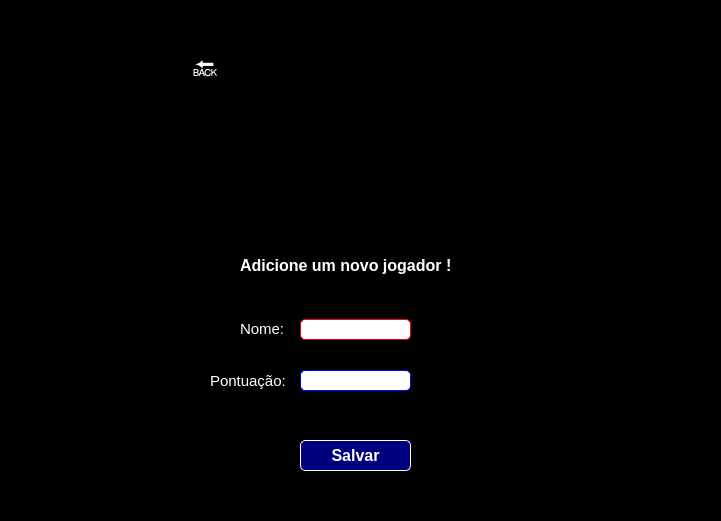
<?xml version="1.0" encoding="UTF-8"?>
<ui version="4.0">
 <class>tela_adicionar</class>
 <widget class="QMainWindow" name="tela_adicionar">
  <property name="geometry">
   <rect>
    <x>0</x>
    <y>0</y>
    <width>721</width>
    <height>521</height>
   </rect>
  </property>
  <property name="sizePolicy">
   <sizepolicy hsizetype="Fixed" vsizetype="Fixed">
    <horstretch>0</horstretch>
    <verstretch>0</verstretch>
   </sizepolicy>
  </property>
  <property name="windowTitle">
   <string>uno</string>
  </property>
  <property name="styleSheet">
   <string notr="true">background-color: rgb(0, 0, 0);</string>
  </property>
  <widget class="QWidget" name="centralwidget">
   <widget class="QLabel" name="logo_inicial">
    <property name="geometry">
     <rect>
      <x>-14</x>
      <y>0</y>
      <width>741</width>
      <height>521</height>
     </rect>
    </property>
    <property name="text">
     <string/>
    </property>
    <property name="pixmap">
     <pixmap>imagens/screen.jpg</pixmap>
    </property>
    <property name="scaledContents">
     <bool>true</bool>
    </property>
   </widget>
   <widget class="QFrame" name="frame">
    <property name="geometry">
     <rect>
      <x>180</x>
      <y>40</y>
      <width>341</width>
      <height>441</height>
     </rect>
    </property>
    <property name="styleSheet">
     <string notr="true">border-radius:10px;
</string>
    </property>
    <property name="frameShape">
     <enum>QFrame::StyledPanel</enum>
    </property>
    <property name="frameShadow">
     <enum>QFrame::Raised</enum>
    </property>
    <widget class="QPushButton" name="btn_fechar">
     <property name="geometry">
      <rect>
       <x>10</x>
       <y>10</y>
       <width>31</width>
       <height>33</height>
      </rect>
     </property>
     <property name="font">
      <font>
       <pointsize>20</pointsize>
      </font>
     </property>
     <property name="cursor">
      <cursorShape>PointingHandCursor</cursorShape>
     </property>
     <property name="styleSheet">
      <string notr="true">QPushButton{
	background-color: rgb(0, 0, 0);
	color: rgb(255, 255, 255);
	border-radius:10px
}
</string>
     </property>
     <property name="text">
      <string>🔙</string>
     </property>
    </widget>
    <widget class="QLabel" name="logo">
     <property name="geometry">
      <rect>
       <x>50</x>
       <y>0</y>
       <width>271</width>
       <height>221</height>
      </rect>
     </property>
     <property name="text">
      <string/>
     </property>
     <property name="pixmap">
      <pixmap>imagens/uno1.png</pixmap>
     </property>
    </widget>
    <widget class="QPushButton" name="btn_salvar">
     <property name="geometry">
      <rect>
       <x>120</x>
       <y>400</y>
       <width>111</width>
       <height>31</height>
      </rect>
     </property>
     <property name="font">
      <font>
       <pointsize>12</pointsize>
       <weight>75</weight>
       <bold>true</bold>
      </font>
     </property>
     <property name="cursor">
      <cursorShape>PointingHandCursor</cursorShape>
     </property>
     <property name="styleSheet">
      <string notr="true">QPushButton{
	
	background-color: rgb(0, 0, 127);
	color: rgb(255, 255, 255);
	border-radius:5px;
	border:1px solid white
}

QPushButton:hover{
	background-color: rgb(255, 255, 255);
	
	color: rgb(0, 0, 127);
}</string>
     </property>
     <property name="text">
      <string>Salvar</string>
     </property>
    </widget>
    <widget class="QLabel" name="txt_add">
     <property name="geometry">
      <rect>
       <x>60</x>
       <y>210</y>
       <width>241</width>
       <height>31</height>
      </rect>
     </property>
     <property name="font">
      <font>
       <pointsize>12</pointsize>
       <weight>75</weight>
       <bold>true</bold>
      </font>
     </property>
     <property name="styleSheet">
      <string notr="true">color: rgb(255, 255, 255);</string>
     </property>
     <property name="text">
      <string>Adicione um novo jogador !</string>
     </property>
    </widget>
    <widget class="QLineEdit" name="inpunt_nome">
     <property name="geometry">
      <rect>
       <x>120</x>
       <y>279</y>
       <width>111</width>
       <height>21</height>
      </rect>
     </property>
     <property name="font">
      <font>
       <pointsize>12</pointsize>
      </font>
     </property>
     <property name="styleSheet">
      <string notr="true">QLineEdit{
background-color: rgb(255, 255, 255);
border:1px solid red;
border-radius: 5px
}</string>
     </property>
     <property name="maxLength">
      <number>15</number>
     </property>
    </widget>
    <widget class="QLabel" name="txt_pontos">
     <property name="geometry">
      <rect>
       <x>30</x>
       <y>330</y>
       <width>81</width>
       <height>21</height>
      </rect>
     </property>
     <property name="font">
      <font>
       <pointsize>11</pointsize>
      </font>
     </property>
     <property name="styleSheet">
      <string notr="true">color: rgb(255, 255, 255);
background-color: rgb(0, 0, 0,5);</string>
     </property>
     <property name="text">
      <string>Pontuação:</string>
     </property>
    </widget>
    <widget class="QLineEdit" name="input_pontos">
     <property name="geometry">
      <rect>
       <x>120</x>
       <y>330</y>
       <width>111</width>
       <height>21</height>
      </rect>
     </property>
     <property name="font">
      <font>
       <pointsize>12</pointsize>
      </font>
     </property>
     <property name="styleSheet">
      <string notr="true">QLineEdit{
background-color: rgb(255, 255, 255);
border:1px solid blue;
border-radius:5px
}</string>
     </property>
     <property name="maxLength">
      <number>4</number>
     </property>
     <property name="frame">
      <bool>false</bool>
     </property>
     <property name="alignment">
      <set>Qt::AlignCenter</set>
     </property>
    </widget>
    <widget class="QLabel" name="txt_nome">
     <property name="geometry">
      <rect>
       <x>60</x>
       <y>280</y>
       <width>51</width>
       <height>17</height>
      </rect>
     </property>
     <property name="font">
      <font>
       <pointsize>11</pointsize>
      </font>
     </property>
     <property name="styleSheet">
      <string notr="true">color: rgb(255, 255, 255);
background-color: rgb(0, 0, 0,5);</string>
     </property>
     <property name="text">
      <string>Nome:</string>
     </property>
    </widget>
   </widget>
  </widget>
 </widget>
 <resources/>
 <connections/>
</ui>
